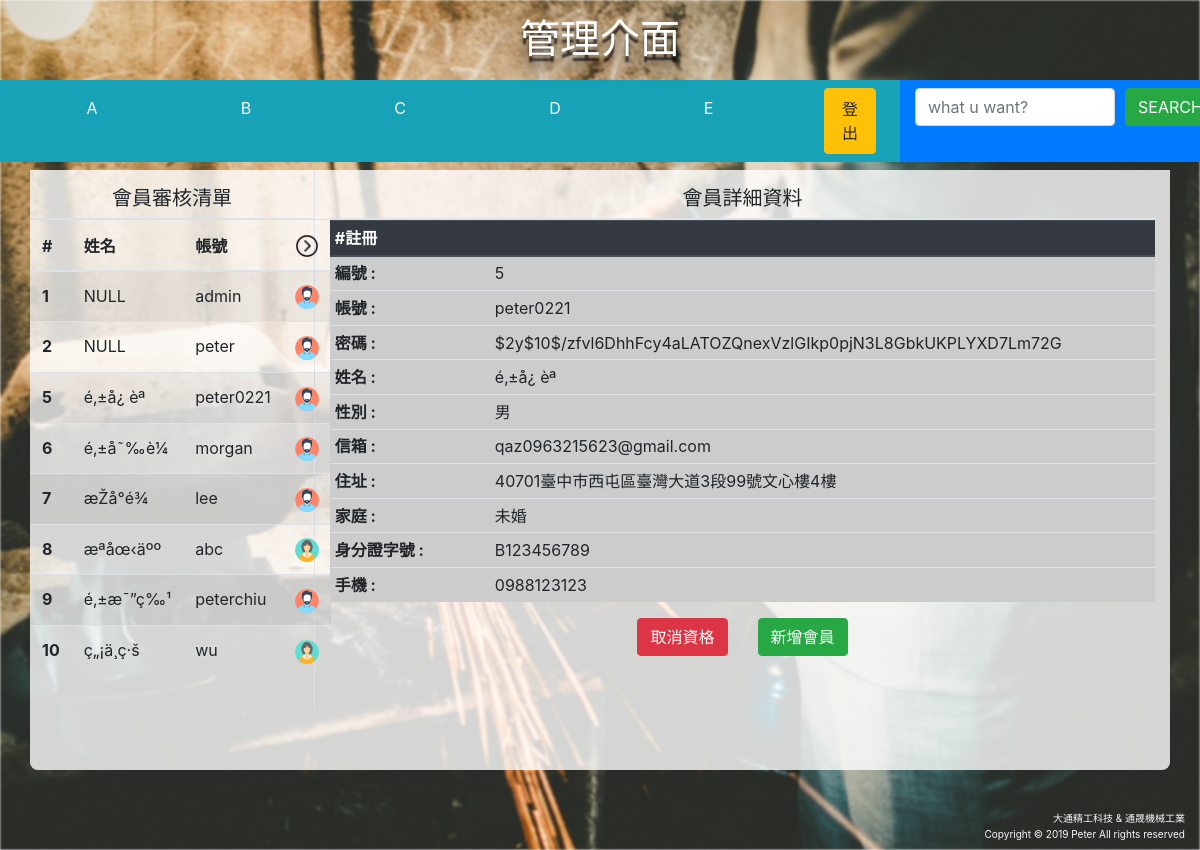
The app's page /backend/index.php?e_id_page=5 (signed in) with its own data.
### tables this page shows
CREATE TABLE IF NOT EXISTS `employee` (
  `e_id` int(11) NOT NULL AUTO_INCREMENT,
  `account` varchar(256) NOT NULL,
  `pass` varchar(256) NOT NULL,
  `name` varchar(10) NOT NULL,
  `gender` int(1) NOT NULL,
  `u_email` varchar(256) NOT NULL,
  `position` char(10) DEFAULT NULL,
  PRIMARY KEY (`e_id`)
);

### backend/member-list-check.php (the view, shortened to what this page needs)
<?php
	require '../includes/db.inc.php';
	$sql = "SELECT * FROM employee";
	$result = mysqli_query($conn, $sql);
	if ( mysqli_num_rows($result) > 0 ) {
		while ( $row = mysqli_fetch_assoc($result) ) {
			if ( $row['name'] == "" ) {
				$row['name'] = "NULL";
			}
			echo "<tr><th scope='row'>".$row['e_id']."</th><td>".$row['name']."</td><td>".$row['account']."</td><td>";
			if ( $row['gender'] == 1 ) {
				echo "<a href='index.php?e_id_page=".$row['e_id']."'><img src='../images/man.png'></a>";
			}else {
				echo "<a href='index.php?e_id_page=".$row['e_id']."'><img src='../images/girl.png'></a>";
			}
			echo "</td></tr>";
		}
	} else {
		echo "<tr><th scope='row' colspan='3' class='text-center'>尚無註冊資料</th></tr>";
	}
 ?>

### backend/member-detail-check.php
<?php
	$address = "40701臺中市西屯區臺灣大道3段99號文心樓4樓";
	$family = "未婚";
	$identity = "B123456789";
	$phone = "0988123123";
	if( isset( $_GET['e_id_page'] ) )
	{
		require '../includes/db.inc.php';
		$page = $_GET['e_id_page'];
		$sql = "SELECT * FROM employee WHERE e_id = $page";
		$result = mysqli_query($conn, $sql);
		if( mysqli_num_rows($result) > 0 ){
			$row = mysqli_fetch_assoc($result);
			if ( $row['name'] == "" ) {
				$row['name'] = "NULL";
			}elseif ( $row['gender'] == 1 ) {
				$row['gender'] = "男";
			}else {
				$row['gender'] = "女";
			}
			echo "<tr><th style='width: 10em;'>編號 :</th><td>".$row['e_id']."</td></tr>
			<tr><th style='width: 10em;'>帳號 :</th><td>".$row['account']."</td></tr>
			<tr><th style='width: 10em;'>密碼 :</th><td style='word-break: break-all;'>".$row['pass']."</td></tr>
			<tr><th style='width: 10em;'>姓名 :</th><td>".$row['name']."</td></tr>
			<tr><th style='width: 10em;'>性別 :</th><td>".$row['gender']."</td></tr>
			<tr><th style='width: 10em;'>信箱 :</th><td>".$row['u_email']."</td></tr>
			<tr><th style='width: 10em;'>住址 :</th><td>".$address."</td></tr>
			<tr><th style='width: 10em;'>家庭 :</th><td>".$family."</td></tr>
			<tr><th style='width: 10em;'>身分證字號 :</th><td>".$identity."</td></tr>
			<tr><th style='width: 10em;'>手機 :</th><td>".$phone."</td></tr>";
		}else{
			echo "<tr><th><h3 class='text-center text-primary' style='line-height: 20rem;'>查無資料</h3></th></tr>";
		}
	}
	else
	{
		echo "請審核註冊資料";
	}
 ?>

### css/my.css (style rules this page uses)
.container { border-bottom-left-radius: .5em; border-bottom-right-radius: .5em; }
.body-style-2 { height: 100vh; }
.body-style-2:before { background-image: url(../images/adult-blur-close-up-239509.jpg); background-size: cover; background-position: center; width: 100%; height: 100%; content: ""; position: absolute; top: 0;left: 0;right: 0;bottom: 0; z-index: -1; filter: blur(1px); }
.font-mb { font-family: 微軟正黑體; font-weight: 400; }

### css/text-shadow.css (style rules this page uses)
.text-shadow-close { text-shadow: 0px 6px 2px rgba(0,0,0,0.7), 0px 14px 12px rgba(0,0,0,0.4), 0px 22px 20px rgba(0,0,0,0.1); }

### records on screen
employee: e_id "1", name "NULL", account "admin", gender 1 (drawn)
employee: e_id "2", name "NULL", account "peter", gender 1 (drawn)
employee: e_id "5", name "é‚±å¿ èª", account "peter0221", gender 1 (drawn), pass "$2y$10$/zfvl6DhhFcy4aLATOZQnexVzlGIkp0pjN3L8GbkUKPLYXD7Lm72G", u_email "qaz0963215623@gmail.com"
employee: e_id "6", name "é‚±å˜‰è¼", account "morgan", gender 1 (drawn)
employee: e_id "7", name "æŽå°é¾", account "lee", gender 1 (drawn)
employee: e_id "8", name "æ­ªåœ‹äºº", account "abc", gender 0 (drawn)
employee: e_id "9", name "é‚±æ¯”ç‰¹", account "peterchiu", gender 1 (drawn)
employee: e_id "10", name "ç„¡ä¸­ç·š", account "wu", gender 0 (drawn)

### other values on screen
$row['gender'] "男"
$address "40701臺中市西屯區臺灣大道3段99號文心樓4樓"
$family "未婚"
$identity "B123456789"
$phone "0988123123"
